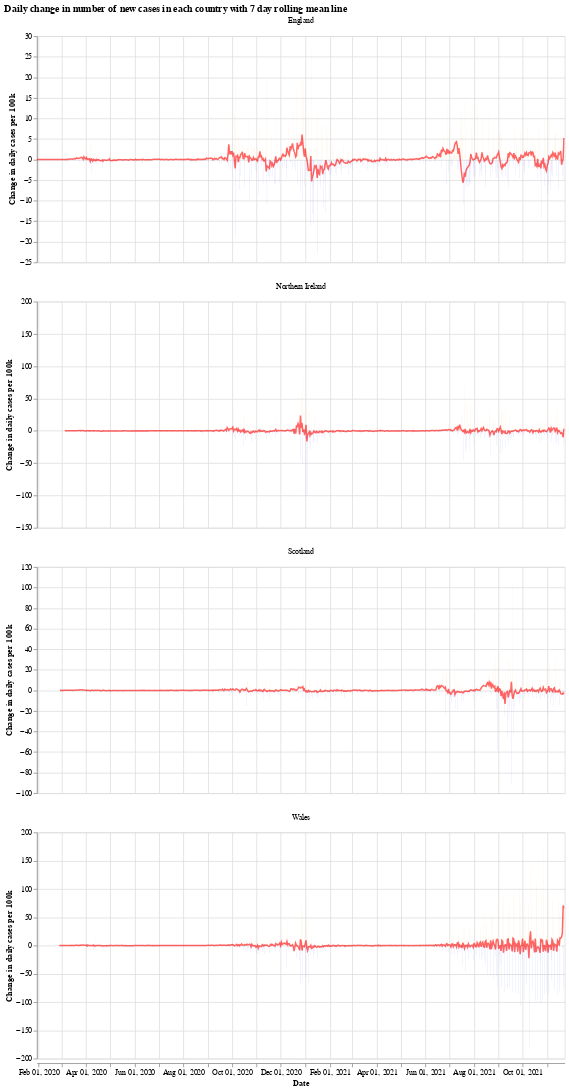

The cell this chart's notebook holds for it:
### Markdown cell above
We will use the Python library `Altair` for visualising the data, see the [altair docs](https://altair-viz.github.io/) for more information.

First we have a graph which shows the daily change in the number of new cases for each country. This number jumps up and down all over the place, which is likely due to delay in reporting of new cases over the weekend. Another interesting thing is that it looks like the daily cases in Wales experienced a much shorter period of calm over the summer (calm in the sense of daily cases not jumping up and down).

The orange bars are days when the number of new cases (per 100k population) was more than the previous day, while the blue are days when the number of new cases dropped. The red line is the 7 day moving average. 

When the moving average line is below 0, it means that there is a consistent drop in new cases. We can see this clearly happening around the times that lockdowns were introduced (though, to varying degrees). I will update the graphs soon with a marker of when each lockdown started.

### Code cell
# collapse
import altair as alt

bars = alt.Chart(uk_cases).mark_bar().encode(
    x=alt.X("yearmonthdate(date):T", axis=alt.Axis(title='Date')),
    y=alt.Y("casesChangeRate:Q", axis=alt.Axis(title='Change in daily cases per 100k')),
    tooltip='casesChange',
    color=alt.condition(
        alt.datum.casesChangeRate > 0,
        alt.value("orange"),  # The positive color
        alt.value("blue")  # The negative color
    )
).properties(title='Daily change in number of new cases with 7 day rolling mean',width=700).interactive()

line = alt.Chart(uk_cases).mark_line(
    color='red',
    size=2,
    opacity=0.6
).transform_window(
    rolling_mean='mean(casesChangeRate)',
    frame=[0, 7],
    groupby=['areaName']
).encode(
    x='yearmonthdate(date):T',
    y='rolling_mean:Q'
)

alt.layer(bars, line, data=uk_cases).facet(alt.Column(
    'areaName', title=''), columns=1).resolve_scale(y='independent').properties(title='Daily change in number of new cases in each country with 7 day rolling mean line')

### Figure 1 — Vega-Lite specification as saved in the notebook (floating-point values rounded to 4 significant figures; data arrays with more than 128 entries replaced by an {"elided": "..."} marker saying what was removed)
{"config": {"view": {"continuousWidth": 400, "continuousHeight": 300}}, "data": {"name": "data-e5aa1335052fbcf88b23e73997c060c7"}, "facet": {"type": "nominal", "field": "areaName", "title": ""}, "spec": {"layer": [{"mark": "bar", "encoding": {"color": {"condition": {"value": "orange", "test": "(datum.casesChangeRate > 0)"}, "value": "blue"}, "tooltip": {"type": "quantitative", "field": "casesChange"}, "x": {"type": "temporal", "axis": {"title": "Date"}, "field": "date", "timeUnit": "yearmonthdate"}, "y": {"type": "quantitative", "axis": {"title": "Change in daily cases per 100k"}, "field": "casesChangeRate"}}, "selection": {"selector001": {"type": "interval", "bind": "scales", "encodings": ["x", "y"]}}, "title": "Daily change in number of new cases with 7 day rolling mean", "width": 700}, {"mark": {"type": "line", "color": "red", "opacity": 0.6, "size": 2}, "encoding": {"x": {"type": "temporal", "field": "date", "timeUnit": "yearmonthdate"}, "y": {"type": "quantitative", "field": "rolling_mean"}}, "transform": [{"window": [{"op": "mean", "field": "casesChangeRate", "as": "rolling_mean"}], "frame": [0, 7], "groupby": ["areaName"]}]}]}, "columns": 1, "resolve": {"scale": {"y": "independent"}}, "title": "Daily change in number of new cases in each country with 7 day rolling mean line", "$schema": "https://vega.github.io/schema/vega-lite/v4.8.1.json", "datasets": {"data-e5aa1335052fbcf88b23e73997c060c7": {"elided": "2560 records"}}}
